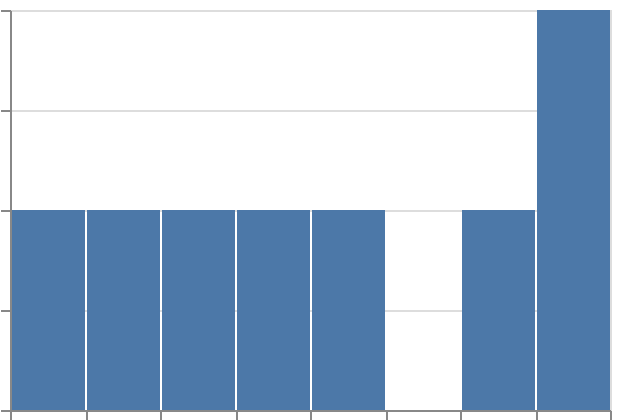

The specification (Vega-Lite) saved for this image:
### Vega-Lite specification from a JSON file in a GitHub repository (floating-point values rounded to 4 significant figures)
{"$schema": "https://vega.github.io/schema/vega-lite/v6.json", "padding": 5, "autosize": "none", "width": 300, "height": 200, "data": {"name": "table", "values": [{"c": "A", "g": "p", "x": 1, "y": 2, "v": 5, "t": "2024-01-15", "o": {"v": 3}, "IMDB Rating": 6.1, "d": "x1"}, {"c": "B", "g": "q", "x": 2, "y": 4, "v": 9, "t": "2024-02-20", "o": {"v": 7}, "IMDB Rating": 7.4, "d": "x2"}, {"c": "A", "g": "q", "x": 3, "y": 3, "v": 2, "t": "2024-03-05", "o": {"v": 1}, "IMDB Rating": 5.2, "d": "x1"}, {"c": "C", "g": "p", "x": 4, "y": 6, "v": 7, "t": "2024-05-30", "o": {"v": 4}, "IMDB Rating": 8.8, "d": "x3"}, {"c": "B", "g": "p", "x": 5, "y": 5, "v": 4, "t": "2024-07-11", "o": {"v": 9}, "IMDB Rating": 6.9, "d": "x2"}, {"c": "C", "g": "q", "x": 6, "y": 8, "v": 6, "t": "2024-09-02", "o": {"v": 2}, "IMDB Rating": 7.7, "d": "x3"}, {"c": "A", "g": "p", "x": 7, "y": 7, "v": 8, "t": "2024-11-25", "o": {"v": 5}, "IMDB Rating": 4.4, "d": "x1"}, {"c": "B", "g": "q", "x": 8, "y": 9, "v": 3, "t": "2024-12-31", "o": {"v": 8}, "IMDB Rating": 9.1, "d": "x2"}]}, "mark": "bar", "encoding": {"x": {"field": "o.v", "type": "quantitative", "bin": true}, "y": {"aggregate": "count", "type": "quantitative"}}}
